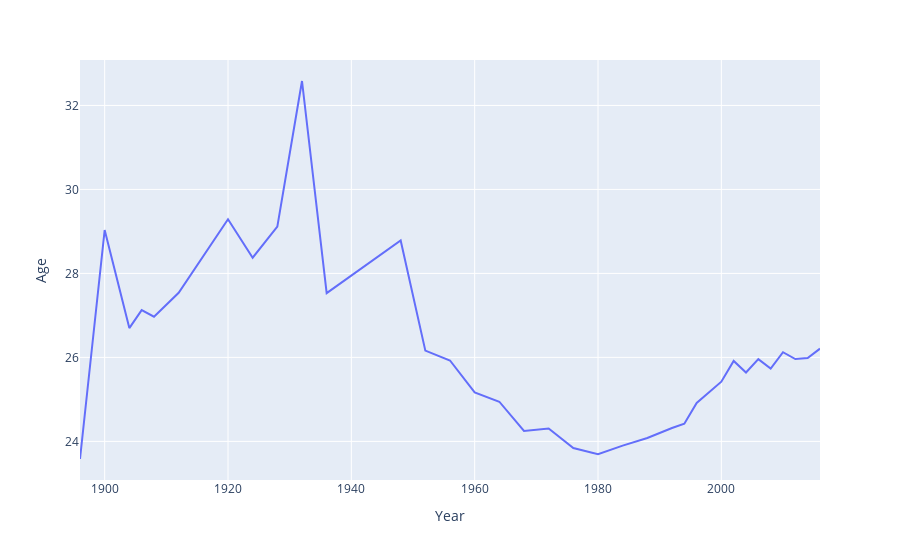

The code cell stored with this chart in its notebook:
### Code cell
average_age_yearly = data.groupby(['Year']).agg({'Age':'mean'})
average_age_yearly = average_age_yearly.reset_index()

average_age_fig = px.line(average_age_yearly, x='Year', y='Age')
average_age_fig.show()

### Figure 1 — Plotly figure (JSON) as saved in the notebook; plotly's stock layout.template omitted (floating-point values rounded to 4 significant figures)
{"data": [{"hovertemplate": "Year=%{x}<br>Age=%{y}<extra></extra>", "legendgroup": "", "line": {"color": "#636efa", "dash": "solid"}, "marker": {"symbol": "circle"}, "mode": "lines", "name": "", "orientation": "v", "showlegend": false, "type": "scatter", "x": [1896, 1900, 1904, 1906, 1908, 1912, 1920, 1924, 1928, 1932, 1936, 1948, 1952, 1956, 1960, 1964, 1968, 1972, 1976, 1980, 1984, 1988, 1992, 1994, 1996, 1998, 2000, 2002, 2004, 2006, 2008, 2010, 2012, 2014, 2016], "xaxis": "x", "y": [23.58, 29.03, 26.7, 27.13, 26.97, 27.54, 29.29, 28.37, 29.11, 32.58, 27.53, 28.78, 26.16, 25.93, 25.17, 24.94, 24.25, 24.31, 23.84, 23.69, 23.9, 24.08, 24.32, 24.42, 24.92, 25.16, 25.42, 25.92, 25.64, 25.96, 25.73, 26.12, 25.96, 25.99, 26.21], "yaxis": "y"}], "layout": {"legend": {"tracegroupgap": 0}, "margin": {"t": 60}, "xaxis": {"anchor": "y", "domain": [0, 1], "title": {"text": "Year"}}, "yaxis": {"anchor": "x", "domain": [0, 1], "title": {"text": "Age"}}}}
